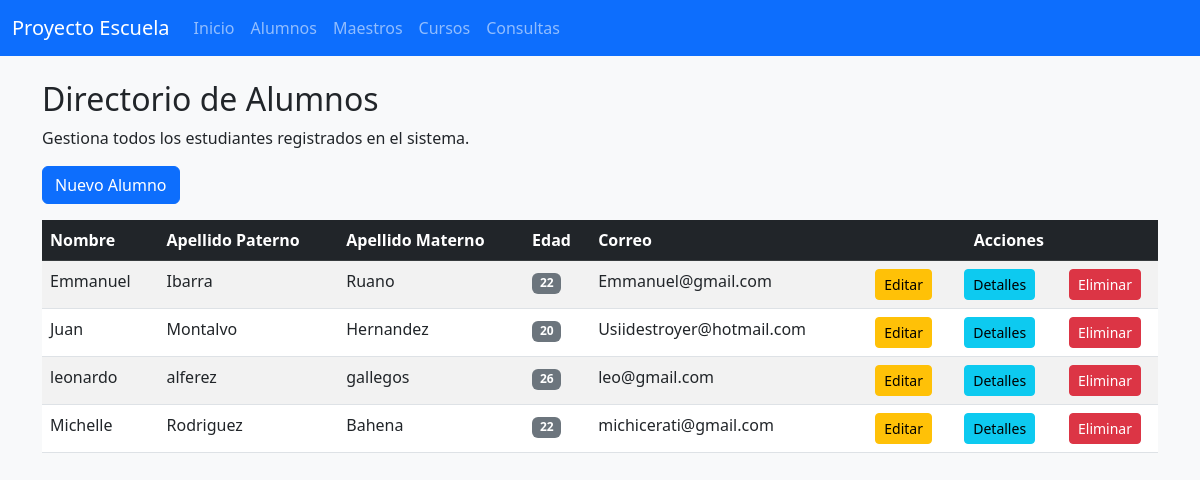
/alumnos/lista, run on the app's committed database.
### models.py (models this page shows, shortened)
class Alumnos(db.Model):
    __tablename__ = 'alumnos'
    id = db.Column(db.Integer, primary_key=True)
    nombre = db.Column(db.String(250), nullable=False)
    apaterno = db.Column(db.String(50), nullable=False)
    amaterno = db.Column(db.String(150), nullable=False)
    edad = db.Column(db.Integer, nullable=False)
    email = db.Column(db.String(50), nullable=False)
    created_date = db.Column(db.DateTime, default=datetime.datetime.now)
    inscripciones = db.relationship('Inscripcion', back_populates='alumno', cascade='all, delete-orphan')

### alumnos/routes.py (the view)
@alumnos_bp.route("/alumnos/lista", methods=["GET"])
def lista_alumnos():
    alumno = Alumnos.query.all()
    return render_template("alumnos/index.html", alumno=alumno)

### templates/alumnos/index.html (shortened to what this page needs)
{% extends "layout.html" %}
{% block container %}
<div class="row">
    <div class="col-12">
        <h2>Directorio de Alumnos</h2>
        <p>Gestiona todos los estudiantes registrados en el sistema.</p>
        <a href="{{ url_for('alumnos.alumnos') }}" class="btn btn-primary mb-3">Nuevo Alumno</a>
        <table class="table table-striped table-hover">
            <thead class="table-dark">
                <tr>
                    <th>Nombre</th>
                    <th>Apellido Paterno</th>
                    <th>Apellido Materno</th>
                    <th>Edad</th>
                    <th>Correo</th>
                    <th colspan="3" class="text-center">Acciones</th>
                </tr>
            </thead>
            <tbody>
                {% for alum in alumno %}
                <tr>
                    <td>{{ alum.nombre }}</td>
                    <td>{{ alum.apaterno }}</td>
                    <td>{{ alum.amaterno }}</td>
                    <td><span class="badge bg-secondary">{{ alum.edad }}</span></td>
                    <td>{{ alum.email }}</td>
                    <td class="text-center">
                        <a href="{{ url_for('alumnos.modificar', id=alum.id) }}" class="btn btn-warning btn-sm" title="Editar">Editar</a>
                    </td>
                    <td class="text-center">
                        <a href="{{ url_for('alumnos.detalles', id=alum.id) }}" class="btn btn-info btn-sm" title="Detalles">Detalles</a>
                    </td>
                    <td class="text-center">
                        <a href="{{ url_for('alumnos.eliminar', id=alum.id) }}" class="btn btn-danger btn-sm" title="Eliminar">Eliminar</a>
                    </td>
                </tr>
                {% endfor %}
            </tbody>
        </table>
    </div>
</div>
{% endblock %}

### data on the page
Alumnos: nombre "Emmanuel", apaterno "Ibarra", amaterno "Ruano", edad "22", email "Emmanuel@gmail.com"
Alumnos: nombre "Juan", apaterno "Montalvo", amaterno "Hernandez", edad "20", email "Usiidestroyer@hotmail.com"
Alumnos: nombre "leonardo", apaterno "alferez", amaterno "gallegos", edad "26", email "leo@gmail.com"
Alumnos: nombre "Michelle", apaterno "Rodriguez", amaterno "Bahena", edad "22", email "michicerati@gmail.com"
